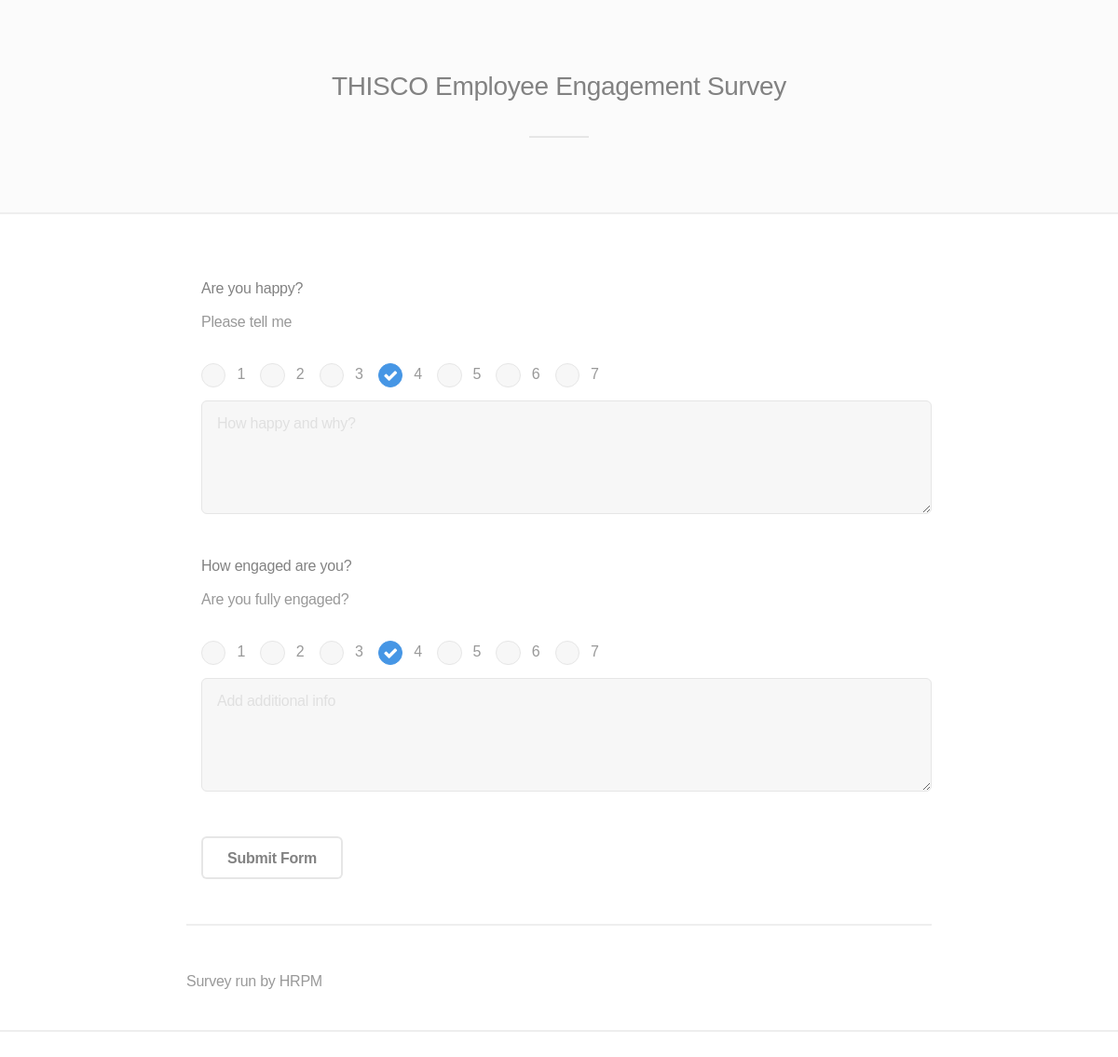
/engagementSurvey/THISCO/240e7af6585111e8b6c4acbc32af581d/survey/, run on the app's committed database.
### engagementSurvey/models.py (models this page shows, shortened)
class Company(models.Model):
    cid = models.CharField(max_length=36, primary_key=True, default=str(uuid.uuid1()), editable=False)
    company_name =  models.CharField(max_length = 50)
    company_code = models.CharField(max_length = 2, unique=True)
    num_employees = models.IntegerField()
    questions = models.ManyToManyField(Question, blank=True)
    responses = models.ManyToManyField('Answer', blank=True)
    employees = models.ManyToManyField('Employee', blank=True, related_name='+')
    class Meta:
        verbose_name_plural = "Companies"
        ordering = ['company_name']

class Question(models.Model):
    question_id = models.CharField(max_length=36,primary_key=True, default=str(uuid.uuid1()), editable=False)
    question_text = models.CharField(max_length = 200)
    question_detail = models.CharField(max_length = 200, blank=True)
    default_text = models.CharField(max_length = 50, default = "Add additional info")
    QUESTION_TYPES = ( #could have these as subclasses
        ('G','1-7 Gallup'),
        ('GP','1-7 Gallup with text box'),
        ('TB','Text box'),
        ('SO','Single option'),
        ('MO','Multiple option'),
    )
    question_type = models.CharField(max_length=2, choices=QUESTION_TYPES, default = 'G')
    class Meta:
        ordering = ['question_type','question_text']

### engagementSurvey/views.py (the view)
# urls.py: path('<str:company_name>/<str:secret_id>/survey/', views.survey, name = 'survey'),
def survey(request,company_name,secret_id):
    company = get_object_or_404(Company, company_name=company_name)
    company_questions = company.questions.all()
    context = {
        'company_questions': company_questions,
        'company_name': company_name,
        'secret_id': secret_id,
    }
    return render(request, 'engagementSurvey/survey.html', context)

### engagementSurvey/templates/engagementSurvey/survey.html (shortened to what this page needs)
{% extends 'engagementSurvey/base.html' %}
{% block content %}
{% if company_questions %}
    <ul>
    <form action="{% url 'engagementSurvey:submit' company_name=company_name secret_id=secret_id %}" method="post">
        {% for question in company_questions %}
            <div class="row uniform">
                <div class="12u$">
                    <h1>{{ question.question_text }}</h2>
                    <p>{{ question.question_detail }}</p>
                    {% if question.question_type == 'G' or question.question_type == 'GP' %}
                        <div class="actions fit small">
                            <label for="{{ question.question_id }}.1">1</label>
                            <label for="{{ question.question_id }}.2">2</label>
                            <label for="{{ question.question_id }}.3">3</label>
                            <label for="{{ question.question_id }}.4">4</label>
                            <label for="{{ question.question_id }}.5">5</label>
                            <label for="{{ question.question_id }}.6">6</label>
                            <label for="{{ question.question_id }}.7">7</label>
                        </div>
                        {% if question.question_type == "GP" %}
                            <textarea rows="4" cols="50" name="{{ question.question_id }}_text" placeholder="{{ question.default_text }}" ></textarea><br>
                        {% endif %}
                    {% elif question.question_type == "TB" %}
                        <textarea rows="4" cols="50" name="{{ question.question_id }}_text">Answer</textarea><br>
                    {% endif %}
                </div>
            </div>
            <br>
        {% endfor %}
        <input type="submit" value="Submit Form">
    </form>
</ul>
{% else %}
    <p>This survey doesn't have any questions!</p>
{% endif %}
</html>
{% endblock %}

### engagementSurvey/templates/engagementSurvey/base.html (shortened to what this page needs)
{% load static %}
<html>
	<head>
        <link rel="stylesheet" type="text/css" href="{% static 'engagementSurvey/css/main.css' %}" />
    </head>
        <section id="three" class="wrapper style2 special">
            <header class="major">
                    <h2> {{company_name}} Employee Engagement Survey</h2>
            </header>
        </section>
    <body id="top">
        <div class="content">
            <section id="two" class="wrapper">
                <div class="inner alt">
                    {% block content %}{% endblock %}
                    <p>Survey run by HRPM</p>
    </body><br>
</html>

### data on the page
Company: company_name "THISCO"
Question: question_text "Are you happy?", question_detail "Please tell me", question_id "How happy and why?"
Question: question_text "How engaged are you?", question_detail "Are you fully engaged?", question_id "Add additional info"
